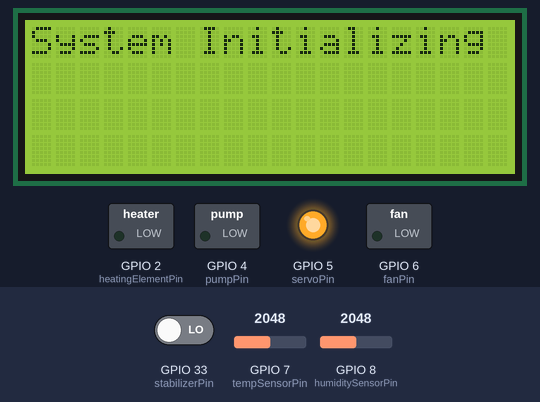
Simulated run of this program. Board: ESP32. On the bench: 20×4 character LCD, switched loads named in the program (green lamp = pin HIGH), output pins drawn as LEDs (lit = HIGH). Inputs (shaded band) come from the test bench; at power-on: GPIO 7 (tempSensorPin) = 2048, GPIO 8 (humiditySensorPin) = 2048, GPIO 33 (stabilizerPin) LOW. What the program prints to the serial monitor is not drawn.

Above: at 0.1 s.
At 30.2 s:
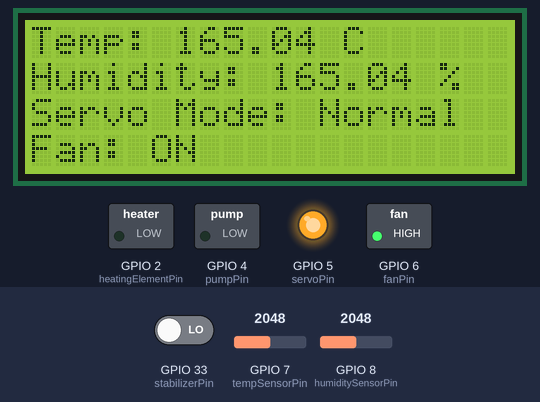
Timing chart, 0 to 31.7 s (numbered marks = the images above):
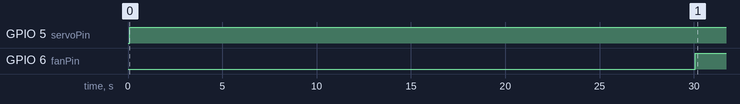

The program:

main.cpp
```cpp
#include <Arduino.h>
#include "servo_pwm.h"   // Include the servo and PWM header
#include "temp.h"        // Include the temperature header
#include "humidity.h"    // Include the humidity header
#include "lcd_display.h"

int servoPin = 5;           // Pin for the servo motor
int tempSensorPin = 7;      // Pin for the temperature sensor
int humiditySensorPin = 8;  // Pin for the humidity sensor
int heatingElementPin = 2;  // Pin for controlling heating element
int pumpPin = 4;            // Pin for controlling the pump
int fanPin = 6;             // Pin for controlling the fan
int stabilizerPin = 33;     // Pin to enable stabilizer mode
int stabilizerActive = 0;   // Variable to track stabilizer state

void setup() {
    Serial.begin(115200);

    // Set up the servo motor and PWM
    setupServo(servoPin);
    setupPWM(servoPin, 5000, 8);  // Setup PWM with a frequency of 5000Hz and resolution of 8 bits

    pinMode(heatingElementPin, OUTPUT);  // Set up heating element control pin
    pinMode(pumpPin, OUTPUT);            // Set up pump control pin
    pinMode(fanPin, OUTPUT);             // Set up fan control pin
    pinMode(stabilizerPin, INPUT);  // Pin 33 for stabilizer input
    setupLCD();
}

void loop() {
    // Check if the stabilizer mode should be active (pin 33 is HIGH)
    stabilizerActive = digitalRead(stabilizerPin);

    if (stabilizerActive) {
        // Stabilizer mode using MPU6050
        float angle = 0;  // Initialize angle variable (replace with actual gyro data)
        stabilizerControl(servoPin);  // Call the stabilizer function
    } else {
        // Normal servo control (when stabilizer is not active)
        moveServo(0);    // Move to 0 degrees
        delay(10000);    // Wait for 10 minutes

        moveServo(35);   // Move to 35 degrees
        delay(10000);    // Wait for 10 minutes

        moveServo(-35);  // Move to -35 degrees
        delay(10000);    // Wait for 10 minutes
    }

    // ----- Temperature Control -----
    float temperature = readTemperature(tempSensorPin);  // Read the temperature
    controlHeating(heatingElementPin, temperature, 34.0, 37.0);  // Control heating based on limits

    Serial.print("Temperature: ");
    Serial.println(temperature);

    // ----- Humidity Control -----
    float humidity = readHumidity(humiditySensorPin);  // Read humidity from sensor
    controlPump(pumpPin, humidity, 40.0, 60.0);  // Control pump based on humidity limits (e.g., 40%-60%)

    Serial.print("Humidity: ");
    Serial.println(humidity);

    // ----- Fan Control -----
    controlFan(fanPin, temperature, humidity, 37.0, 60.0);  // Turn on fan if both temperature and humidity exceed limits

    updateLCD(temperature, humidity, stabilizerActive, digitalRead(fanPin));
    delay(1000);  // Delay for 1 second before the next loop iteration
}
```

humidity.cpp
```cpp
#include "humidity.h"
#include <Arduino.h>

// Function to read the humidity from the sensor
float readHumidity(int sensorPin) {
    int sensorValue = analogRead(sensorPin);
    float voltage = sensorValue * (3.3 / 4095.0);  // Convert to voltage
    float humidity = voltage * 100.0;  // Convert voltage to humidity (%)
    return humidity;
}

// Function to control the pump based on humidity
void controlPump(int pumpPin, float humidity, float minHumidity, float maxHumidity) {
    if (humidity < minHumidity) {
        digitalWrite(pumpPin, HIGH);  // Turn on the pump if humidity is too low
    } else if (humidity > maxHumidity) {
        digitalWrite(pumpPin, LOW);   // Turn off the pump if humidity is too high
    }
}
```

humidity.h
```cpp
#ifndef HUMIDITY_H
#define HUMIDITY_H

// Function to read humidity from a sensor
float readHumidity(int sensorPin);

// Function to control a pump based on humidity
void controlPump(int pumpPin, float humidity, float minHumidity, float maxHumidity);

#endif  // HUMIDITY_H
```

pid.cpp
```cpp
#include "pid.h"

PIDController::PIDController(float kp, float ki, float kd)
    : kp(kp), ki(ki), kd(kd), previous_error(0), integral(0) {}

float PIDController::calculate(float setpoint, float measured_value) {
    float error = setpoint - measured_value;
    integral += error;
    float derivative = error - previous_error;
    previous_error = error;
    return (kp * error) + (ki * integral) + (kd * derivative);
}
```

pid.h
```cpp
#ifndef PID_H
#define PID_H

class PIDController {
public:
    PIDController(float kp, float ki, float kd);
    float calculate(float setpoint, float measured_value);

private:
    float kp, ki, kd;
    float previous_error;
    float integral;
};

#endif // PID_H
```

servo_pwm.cpp
```cpp
#include "servo_pwm.h"
#include <Arduino.h>
#include <Adafruit_MPU6050.h>
#include <Adafruit_Sensor.h>
#include <Wire.h>

// MPU6050 object
Adafruit_MPU6050 mpu;

void setupServo(int pin) {
    pinMode(pin, OUTPUT);
    Wire.begin();

    if (!mpu.begin()) {
        Serial.println("Failed to find MPU6050 chip");
        while (1) { delay(10); }
    }
    Serial.println("MPU6050 Found!");
}

void moveServo(int angle) {
    int pwm_value = map(angle, -90, 90, 544, 2400);  // Map angle to PWM range
    ledcWrite(0, pwm_value);  // Write PWM value to the servo
}

void setupPWM(int pin, int frequency, int resolution) {
    ledcSetup(0, frequency, resolution);  // Set up PWM channel 0
    ledcAttachPin(pin, 0);  // Attach PWM to the pin
}

void stabilizerControl(int servoPin) {
    sensors_event_t a, g, temp;
    mpu.getEvent(&a, &g, &temp);

    float gyroX = g.gyro.x * 180 / M_PI;  // Convert to degrees per second
    float angle = constrain(gyroX, -90, 90);

    int pwm_value = map(angle, -90, 90, 544, 2400);  // Map angle to PWM range
    ledcWrite(0, pwm_value);  // Write PWM value to servo
}
```

servo_pwm.h
```cpp
// servo_pwm.h
#ifndef SERVO_PWM_H
#define SERVO_PWM_H

// Function to set up the servo pin
void setupServo(int pin);

// Function to move the servo to a specific degree
void moveServo(int angle);

// Function to set up the PWM pin with frequency and resolution
void setupPWM(int pin, int frequency, int resolution);


// Function to handle stabilizer control based on gyro input
void stabilizerControl(int servoPin);

#endif  // SERVO_PWM_H
```

temp.cpp
```cpp
// temp.cpp
#include "temp.h"
#include <Arduino.h>

// Read the temperature from the sensor (you can adjust this based on your sensor)
float readTemperature(int sensorPin) {
    int sensorValue = analogRead(sensorPin);
    float voltage = sensorValue * (3.3 / 4095.0);  // Convert to voltage
    float temperature = voltage * 100.0;  // Convert voltage to temperature (Celsius)
    return temperature;
}

// Control the heating or cooling element
void controlHeating(int heatingElementPin, float measuredTemp, float minTemp, float maxTemp) {
    if (measuredTemp < minTemp) {
        digitalWrite(heatingElementPin, HIGH);  // Turn on heating
    } else if (measuredTemp > maxTemp) {
        digitalWrite(heatingElementPin, LOW);  // Turn off heating
    }
}

// Control the fan based on temperature and humidity thresholds
void controlFan(int fanPin, float temperature, float humidity, float maxTemp, float maxHumidity) {
    if (temperature > maxTemp && humidity > maxHumidity) {
        digitalWrite(fanPin, HIGH);  // Turn on fan if both temp and humidity are too high
    } else {
        digitalWrite(fanPin, LOW);   // Turn off fan otherwise
    }
}
```

temp.h
```cpp
// temp.h
#ifndef TEMP_H
#define TEMP_H

// Function to read temperature from a sensor
float readTemperature(int sensorPin);

// Function to control a heating or cooling element based on temperature
void controlHeating(int heatingElementPin, float measuredTemp, float minTemp, float maxTemp);

// Function to control the fan based on both temperature and humidity
void controlFan(int fanPin, float temperature, float humidity, float maxTemp, float maxHumidity);

#endif  // TEMP_H
```

lcd_display.cpp
```cpp
#include "lcd_display.h"
#include <LiquidCrystal_I2C.h>

// Set the LCD address and dimensions (20x4 LCD)
LiquidCrystal_I2C lcd(0x27, 20, 4);  // Adjust I2C address if needed

// Function to set up the LCD
void setupLCD() {
    lcd.init();       // Initialize the LCD
    lcd.backlight();  // Turn on the backlight
    lcd.setCursor(0, 0);
    lcd.print("System Initializing");
}

// Function to update the LCD with real-time data
void updateLCD(float temperature, float humidity, bool stabilizerActive, bool fanStatus) {
    lcd.clear();  // Clear the display for the next update

    // Row 1: Display Temperature
    lcd.setCursor(0, 0);
    lcd.print("Temp: ");
    lcd.print(temperature);
    lcd.print(" C");

    // Row 2: Display Humidity
    lcd.setCursor(0, 1);
    lcd.print("Humidity: ");
    lcd.print(humidity);
    lcd.print(" %");

    // Row 3: Display Servo Mode (Normal or Stabilizer)
    lcd.setCursor(0, 2);
    lcd.print("Servo Mode: ");
    lcd.print(stabilizerActive ? "Stabilizer" : "Normal");

    // Row 4: Display Fan Status
    lcd.setCursor(0, 3);
    lcd.print("Fan: ");
    lcd.print(fanStatus ? "ON" : "OFF");
}
```

lcd_display.h
```cpp
#ifndef LCD_DISPLAY_H
#define LCD_DISPLAY_H

void setupLCD();
void updateLCD(float temperature, float humidity, bool stabilizerActive, bool fanStatus);

#endif // LCD_DISPLAY_H
```

Measured:
- by itself, GPIO 5 (servoPin): LOW → HIGH at 0.08 s
- by itself, GPIO 6 (fanPin): LOW → HIGH at 30.1 s
